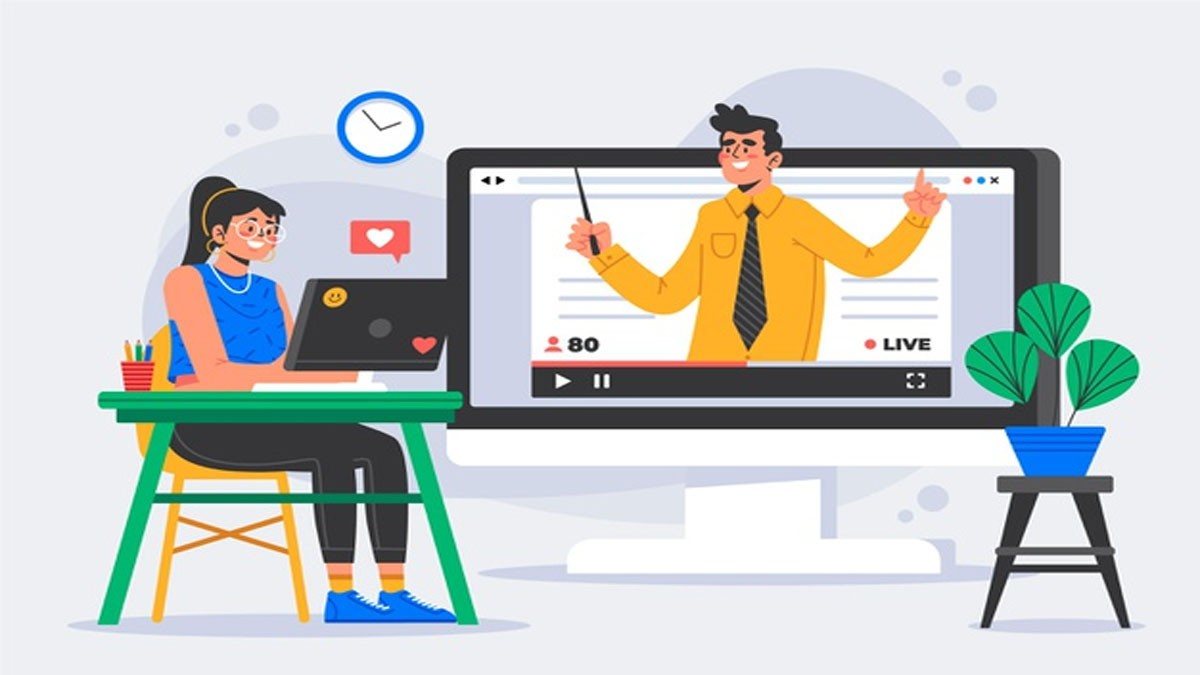
#> input picture gambar.jpg, 1200 x 675 px
$ jupyter execute Image_Manipulate.ipynb
#> lines starting #> are read from the running program, lines starting #| are printed output that depends on the picture
[cell 1]
import cv2
import numpy as np
from google.colab.patches import cv2_imshow

[cell 2]
im=cv2.imread('gambar.jpg')
#> im is the input picture: shape (675, 1200, 3); mean B, G, R 202.5, 204.3, 200.4
cv2_imshow(im)
im.shape
#> Out = (675, 1200, 3)

[cell 3]
im2=cv2.cvtColor(im, cv2.COLOR_BGR2GRAY)
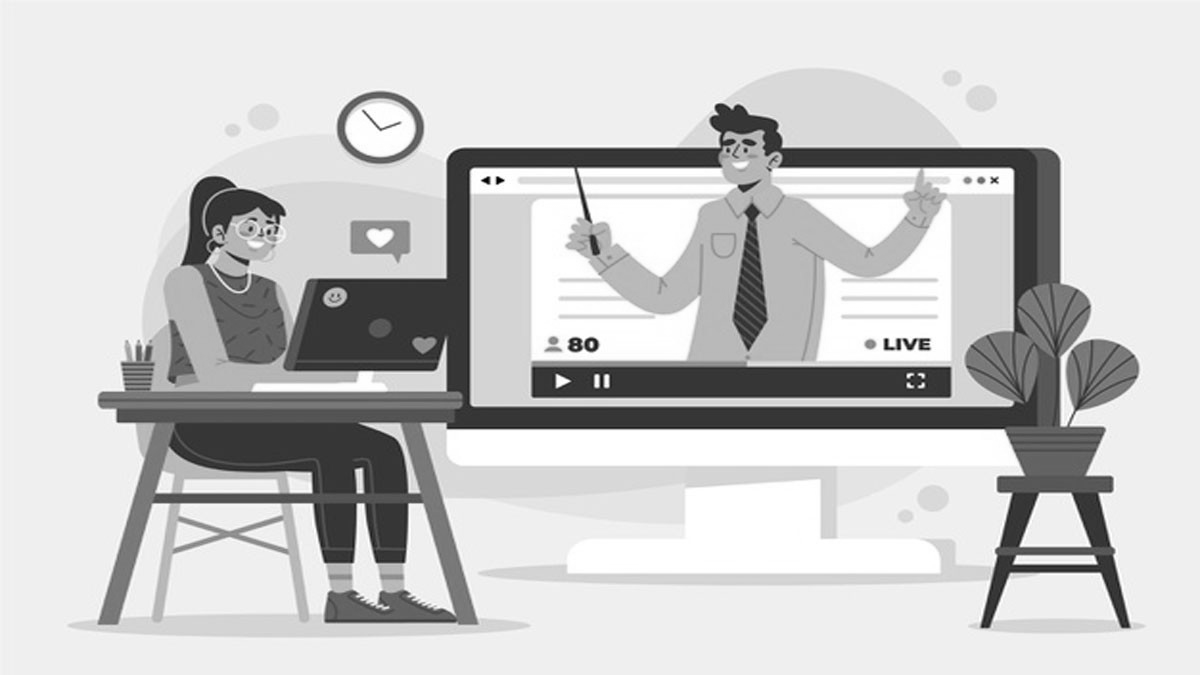
#> im2: shape (675, 1200); min 0, max 255, mean 202.9
#im2=cv2.transpose(im2)
cv2_imshow(im2)
print(im2.shape)
#| (675, 1200)

**compress**

[cell 4]
newdim=(36,111)
im2=cv2.resize(im2, newdim, interpolation = cv2.INTER_AREA)
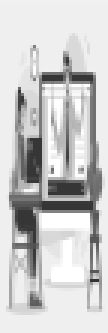
#> im2: shape (111, 36) (shown 3 times larger); min 51, max 255, mean 202.9
cv2_imshow(im2)

[cell 5]
dim1=im2.shape
#> dim1 = (111, 36)
size=dim1[0]*dim1[1]
#> size = 3996
dim2=(1,size)
#> dim2 = (1, 3996)
data=cv2.resize(im2, dim2)
#> data = 3996 values, max 255 at index 1925, min 54 at index 918, mean 213.2
print(data.shape)
#| (3996, 1)
data
#> Out has the same summary as data

**Retrieve from database**

[cell 6]
dim3=(dim1[1],dim1[0])
#> dim3 = (36, 111)
data2=cv2.resize(im2, dim3)
#data2=cv2.transpose(data2)
cv2_imshow(data2)
print(data2.shape)
#| (111, 36)
